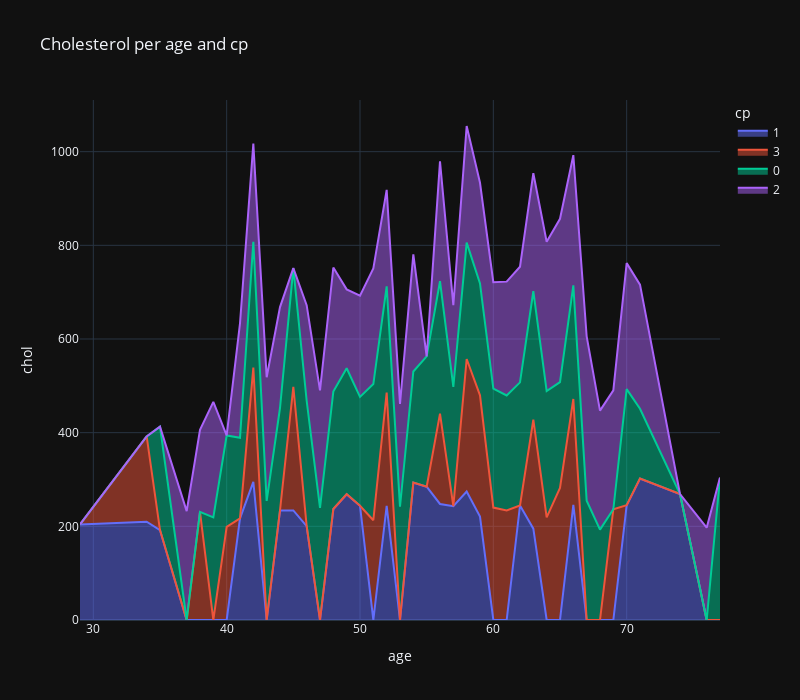

Notebook cell for this chart:
### Markdown cell above
# 8. Area Plot

### Code cell
px.area(
    grouped,
    x='age',
    y="chol",
    color = 'cp',
    title='Cholesterol per age and cp',
    width=800,
    height=700
)

### Figure 1 — Plotly figure (JSON) as saved in the notebook; plotly's stock layout.template omitted (floating-point values rounded to 4 significant figures)
{"data": [{"fillpattern": {"shape": ""}, "hovertemplate": "cp=1<br>age=%{x}<br>chol=%{y}<extra></extra>", "legendgroup": "1", "line": {"color": "#636efa"}, "marker": {"symbol": "circle"}, "mode": "lines", "name": "1", "orientation": "v", "showlegend": true, "stackgroup": "1", "x": [29, 34, 35, 41, 42, 44, 45, 46, 48, 49, 50, 52, 54, 55, 56, 57, 58, 59, 62, 63, 66, 70, 71, 74], "xaxis": "x", "y": [204.0, 210.0, 192.0, 217.2, 295.0, 234.0, 234.0, 200.5, 237.0, 268.5, 244.0, 243.7, 293.3, 284.7, 247.8, 243.0, 274.3, 221.0, 244.5, 195.0, 246.0, 245.0, 302.0, 269.0], "yaxis": "y", "type": "scatter"}, {"fillpattern": {"shape": ""}, "hovertemplate": "cp=3<br>age=%{x}<br>chol=%{y}<extra></extra>", "legendgroup": "3", "line": {"color": "#EF553B"}, "marker": {"symbol": "circle"}, "mode": "lines", "name": "3", "orientation": "v", "showlegend": true, "stackgroup": "1", "x": [34, 38, 40, 42, 45, 51, 52, 56, 58, 59, 60, 61, 63, 64, 65, 66, 69], "xaxis": "x", "y": [182.0, 231.0, 199.0, 244.0, 264.0, 213.0, 242.0, 193.0, 283.0, 258.8, 240.0, 234.0, 233.0, 219.0, 282.0, 226.0, 236.5], "yaxis": "y", "type": "scatter"}, {"fillpattern": {"shape": ""}, "hovertemplate": "cp=0<br>age=%{x}<br>chol=%{y}<extra></extra>", "legendgroup": "0", "line": {"color": "#00cc96"}, "marker": {"symbol": "circle"}, "mode": "lines", "name": "0", "orientation": "v", "showlegend": true, "stackgroup": "1", "x": [35, 39, 40, 41, 42, 43, 44, 45, 46, 47, 48, 49, 50, 51, 52, 53, 54, 55, 56, 57, 58, 59, 60, 61, 62, 63, 64, 65, 66, 67, 68, 70, 71, 77], "xaxis": "x", "y": [221.0, 219.0, 195.0, 172.0, 268.7, 254.3, 218.7, 253.2, 267.7, 239.5, 250.7, 269.0, 232.3, 290.8, 226.8, 241.8, 237.3, 278.2, 282.6, 254.8, 248.5, 238.9, 254.3, 245.5, 262.9, 274.0, 269.8, 226.0, 242.5, 254.7, 193.0, 248.0, 149.0, 304.0], "yaxis": "y", "type": "scatter"}, {"fillpattern": {"shape": ""}, "hovertemplate": "cp=2<br>age=%{x}<br>chol=%{y}<extra></extra>", "legendgroup": "2", "line": {"color": "#ab63fa"}, "marker": {"symbol": "circle"}, "mode": "lines", "name": "2", "orientation": "v", "showlegend": true, "stackgroup": "1", "x": [37, 38, 39, 41, 42, 43, 44, 46, 47, 48, 49, 50, 51, 52, 53, 54, 56, 57, 58, 59, 60, 61, 62, 63, 64, 65, 66, 67, 68, 69, 70, 71, 76], "xaxis": "x", "y": [232.5, 175.0, 246.7, 244.0, 209.7, 264.0, 215.4, 204.0, 251.0, 265.0, 168.5, 216.0, 246.9, 206.0, 219.7, 249.9, 256.0, 174.3, 249.0, 215.0, 227.0, 243.0, 247.0, 252.0, 319.0, 348.7, 278.0, 351.0, 254.0, 254.0, 269.0, 265.0, 197.0], "yaxis": "y", "type": "scatter"}], "layout": {"xaxis": {"anchor": "y", "domain": [0.0, 1.0], "title": {"text": "age"}}, "yaxis": {"anchor": "x", "domain": [0.0, 1.0], "title": {"text": "chol"}}, "legend": {"title": {"text": "cp"}, "tracegroupgap": 0}, "title": {"text": "Cholesterol per age and cp"}, "height": 700, "width": 800}}
